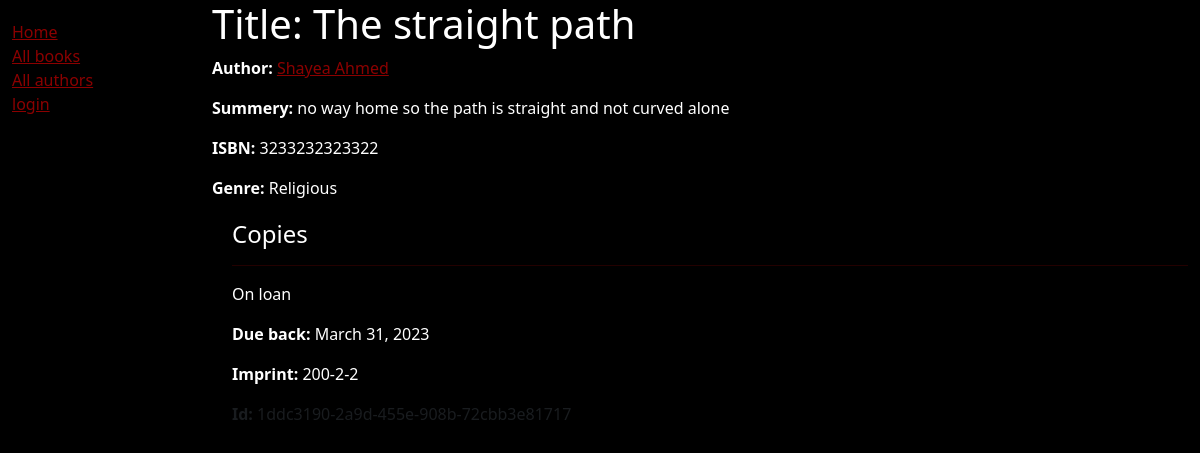
Before: /catalog/book/1 with the older database file.
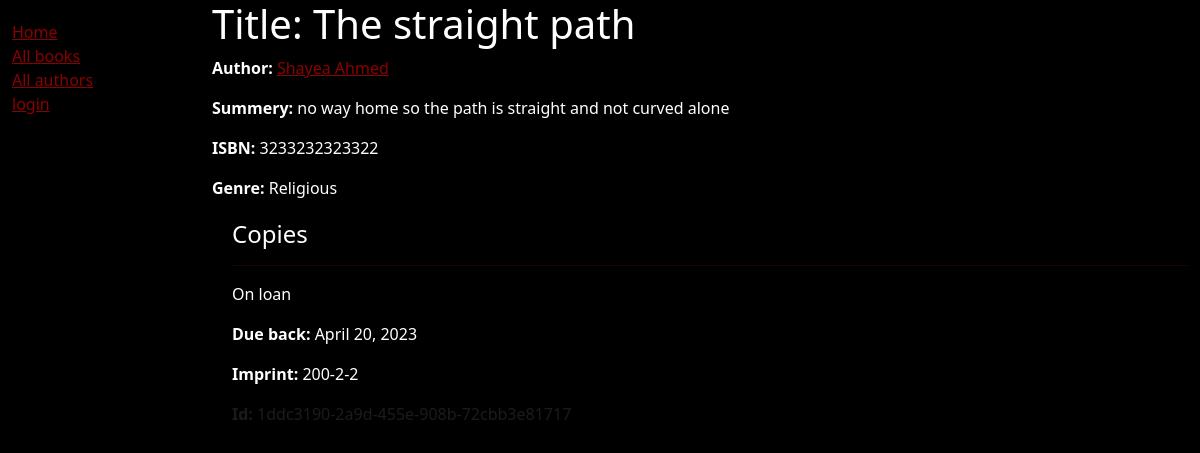
After: the same page with the newer database file.
### catalog/models.py (models this page shows, shortened)
class BookInstance(models.Model):
    id = models.UUIDField(
        primary_key=True, default=uuid.uuid4, help_text="unique id represent each copy"
    )
    book = models.ForeignKey(Book, on_delete=models.RESTRICT, null=True)
    imprint = models.CharField(max_length=200)
    due_back = models.DateField(null=True, blank=True)
    borrower = models.ForeignKey(User, on_delete=models.SET_NULL, null=True, blank=True)
    LOAN_STATUS = (
        ("m", "Maintanace"),
        ("o", "On loan"),
        ("a", "Available"),
        ("r", "Reserved"),
    )
    status = models.CharField(
        max_length=1,
        default="m",
        choices=LOAN_STATUS,
        blank=True,
        help_text="book availability",
    )
    class Meta:
        ordering = ["due_back"]
        permissions = (("can mark as returned", "set book as returned"),)

### catalog/views.py (the view)
# urls.py: path("book/<int:pk>", views.BookDetailView.as_view(), name="book-detail"),
class BookDetailView(generic.DetailView):
    model = Book
    paginate_by = 3

### catalog/models.py (called while the page is built)
    def __str__(self):
        return self.name

    def __str__(self):
        return f"{self.last_name} {self.first_name}"

    def get_absolute_url(self):
        return reverse("author-detail", args=[str(self.id)])

### catalog/templates/catalog/book_detail.html (shortened to what this page needs)
{% extends 'catalog/layout.html' %}
{% block content %}
	<h1>Title: {{ book.title }}</h1>
	<p><strong> Author: </strong><a href="{{ book.author.get_absolute_url }}">{{ book.author }}</a></p>
	<p><strong> Summery:  </strong>{{ book.summery }} </p>
	<p><strong> ISBN: </strong> {{ book.isbn }} </p>
	<p><strong> Genre: </strong> {{ book.genre.all|join:", " }} </p>
	<div style="margin-left: 20px; margin-top:20px">
		<h4> Copies </h4>
		<hr style="height: 1.3px; background-color:darkred; border: none;">
		{% for copy in book.bookinstance_set.all %}
			<p class="{% if copy.status == 'a' %}text-success{% elif copy.status == 'm' %}text-danger{% endif %}">
				{{ copy.get_status_display }}
			</p>
			{% if copy.status != 'a' %}
				<p><strong>Due back: </strong>{{ copy.due_back }}</p>
			{% endif %}
			<p><strong>Imprint: </strong>{{ copy.imprint }}</p>
			<p class="text-muted"><strong>Id: </strong>{{ copy.id }} </p>
		{% endfor %}
	</div>
{% endblock %}

Changed rows visible on the page:
changed BookInstance "On loan": due_back "March 31, 2023" → "April 20, 2023"
